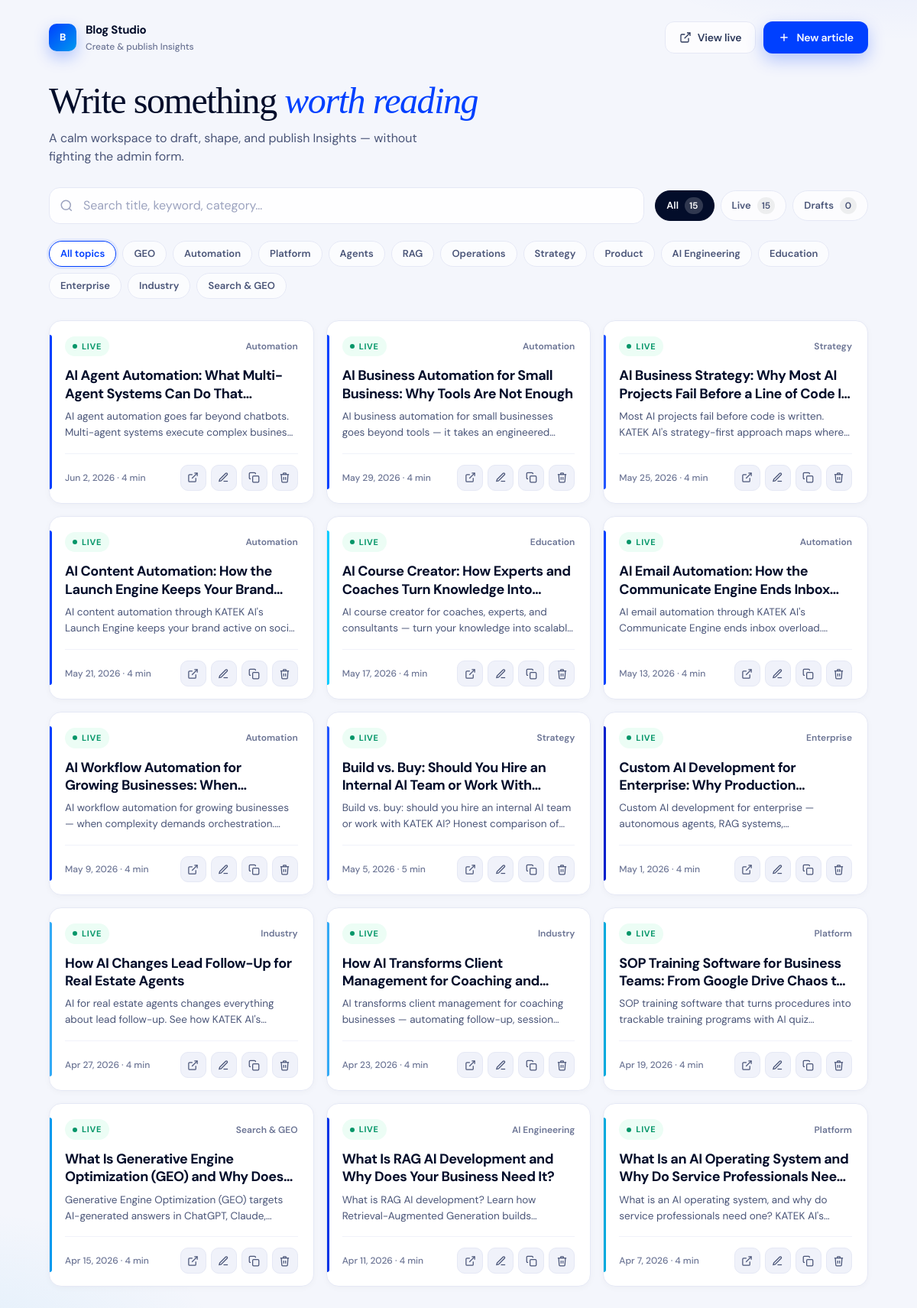
The app's page /studio/blog/ (signed in) with its own data.
### myApp/models.py (models this page shows, shortened)
class BlogPost(models.Model):
    id = models.UUIDField(primary_key=True, default=uuid.uuid4, editable=False)
    title = models.CharField(max_length=255)
    slug = models.SlugField(max_length=255, unique=True)
    category = models.CharField(max_length=80, blank=True)
    accent = models.CharField(max_length=20, default='#0040FF')  # hex accent for cards/hero
    keyword = models.CharField(max_length=255, blank=True)
    meta_title = models.CharField(max_length=255, blank=True)
    meta_description = models.TextField(blank=True)
    excerpt = models.TextField(blank=True)
    body_html = models.TextField(blank=True)
    read_minutes = models.IntegerField(default=5)
    author = models.CharField(max_length=120, default='KATEK AI')
    published_at = models.DateField()
    is_published = models.BooleanField(default=True)
    order = models.IntegerField(default=0)
    created_at = models.DateTimeField(auto_now_add=True)
    class Meta:
        ordering = ['order', '-published_at']

### myApp/views.py (the view, shortened to what this page needs)
# urls.py: path('studio/blog/', views.blog_studio_list, name='blog_studio_list'),
@staff_member_required(login_url=STUDIO_LOGIN)
def blog_studio_list(request):
    q = (request.GET.get('q') or '').strip()
    status = (request.GET.get('status') or 'all').strip()
    category = (request.GET.get('category') or '').strip()
    posts = BlogPost.objects.all()
    if status == 'published':
        posts = posts.filter(is_published=True)
    elif status == 'draft':
        posts = posts.filter(is_published=False)
    if category:
        posts = posts.filter(category=category)
    posts = posts.order_by('-published_at', 'order')
    all_posts = BlogPost.objects.all()
    return render(request, 'studio/blog_library.html', {
        'posts': posts,
        'q': q,
        'status': status,
        'active_category': category,
        'categories': _blog_studio_categories(),
        'counts': {
            'all': all_posts.count(),
            'published': all_posts.filter(is_published=True).count(),
            'draft': all_posts.filter(is_published=False).count(),
        },
    })

### myApp/views.py (called while the page is built)
def _blog_studio_categories():
    from_db = list(
        BlogPost.objects.exclude(category='')
        .values_list('category', flat=True)
        .distinct()
        .order_by('category')
    )
    seen = set()
    ordered = []
    for c in CATEGORY_PRESETS + from_db:
        if c and c not in seen:
            seen.add(c)
            ordered.append(c)
    return ordered

### myApp/templates/studio/blog_library.html (shortened to what this page needs)
<!DOCTYPE html>
<html lang="en">
<head>
</head>
<body>
  <div class="shell">
    <header class="topbar">
      <div class="brand">
        <div class="brand-mark" aria-hidden="true">B</div>
        <div class="brand-text">
          <strong>Blog Studio</strong>
          <span>Create &amp; publish Insights</span>
        </div>
      </div>
      <div class="top-actions">
        <a class="btn btn-ghost" href="{% url 'blog_list' %}" target="_blank" rel="noopener">
          <svg viewBox="0 0 24 24" fill="none" stroke="currentColor" stroke-width="2"><path d="M18 13v6a2 2 0 0 1-2 2H5a2 2 0 0 1-2-2V8a2 2 0 0 1 2-2h6"/><polyline points="15 3 21 3 21 9"/><line x1="10" y1="14" x2="21" y2="3"/></svg>
          View live
        </a>
        <a class="btn btn-primary" href="{% url 'blog_studio_create' %}">
          <svg viewBox="0 0 24 24" fill="none" stroke="currentColor" stroke-width="2.2"><line x1="12" y1="5" x2="12" y2="19"/><line x1="5" y1="12" x2="19" y2="12"/></svg>
          New article
        </a>
      </div>
    </header>
    <section class="hero">
      <h1>Write something <em>worth reading</em></h1>
      <p>A calm workspace to draft, shape, and publish Insights — without fighting the admin form.</p>
    </section>
    <form class="controls" method="get" action="{% url 'blog_studio_list' %}" role="search">
      <div class="search">
        <svg viewBox="0 0 24 24" fill="none" stroke="currentColor" stroke-width="2" aria-hidden="true"><circle cx="11" cy="11" r="8"/><line x1="21" y1="21" x2="16.65" y2="16.65"/></svg>
        <input type="search" name="q" value="{{ q }}" placeholder="Search title, keyword, category…" aria-label="Search articles" autofocus>
      </div>
      <div class="stats" role="tablist" aria-label="Filter by status">
        <a class="stat {% if status == 'all' %}active{% endif %}" href="?status=all">All <span class="n">{{ counts.all }}</span></a>
        <a class="stat " href="?status=published">Live <span class="n">{{ counts.published }}</span></a>
        <a class="stat " href="?status=draft">Drafts <span class="n">{{ counts.draft }}</span></a>
      </div>
    </form>
    {% if categories %}
    <nav class="filters" aria-label="Categories">
      <a class="chip {% if not active_category %}active{% endif %}" href="?status={{ status }}{% if q %}&q={{ q|urlencode }}{% endif %}">All topics</a>
      {% for cat in categories %}
        <a class="chip {% if active_category == cat %}active{% endif %}" href="?status={{ status }}&category={{ cat|urlencode }}{% if q %}&q={{ q|urlencode }}{% endif %}">{{ cat }}</a>
      {% endfor %}
    </nav>
    {% endif %}
    <div class="grid">
      {% for post in posts %}
      <article class="card" style="animation-delay: {{ forloop.counter0|add:0 }}0ms">
        <span class="card-accent" style="background: {{ post.accent|default:'#0040FF' }}" aria-hidden="true"></span>
        <div class="card-top">
          {% if post.is_published %}
            <span class="badge badge-live"><span class="dot"></span> Live</span>
          {% else %}
            <span class="badge badge-draft"><span class="dot"></span> Draft</span>
          {% endif %}
          {% if post.category %}<span class="card-cat">{{ post.category }}</span>{% endif %}
        </div>
        <h2><a href="{% url 'blog_studio_edit' post.id %}">{{ post.title }}</a></h2>
        <p>{% if post.excerpt %}{{ post.excerpt }}{% else %}No excerpt yet — open to keep writing.{% endif %}</p>
        <div class="card-meta">
          <span>{{ post.published_at|date:"M j, Y" }} · {{ post.read_minutes }} min</span>
          <div class="card-actions">
            {% if post.is_published %}
            <a class="icon-btn" href="{% url 'blog_detail' post.slug %}" target="_blank" rel="noopener" title="View live" aria-label="View live">
              <svg viewBox="0 0 24 24" fill="none" stroke="currentColor" stroke-width="2"><path d="M18 13v6a2 2 0 0 1-2 2H5a2 2 0 0 1-2-2V8a2 2 0 0 1 2-2h6"/><polyline points="15 3 21 3 21 9"/><line x1="10" y1="14" x2="21" y2="3"/></svg>
            </a>
            {% endif %}
            <a class="icon-btn" href="{% url 'blog_studio_edit' post.id %}" title="Edit" aria-label="Edit">
              <svg viewBox="0 0 24 24" fill="none" stroke="currentColor" stroke-width="2"><path d="M12 20h9"/><path d="M16.5 3.5a2.121 2.121 0 0 1 3 3L7 19l-4 1 1-4L16.5 3.5z"/></svg>
            </a>
            <form method="post" action="{% url 'blog_studio_duplicate' post.id %}" style="display:inline">
              <button type="submit" class="icon-btn" title="Duplicate" aria-label="Duplicate">
                <svg viewBox="0 0 24 24" fill="none" stroke="currentColor" stroke-width="2"><rect x="9" y="9" width="13" height="13" rx="2"/><path d="M5 15H4a2 2 0 0 1-2-2V4a2 2 0 0 1 2-2h9a2 2 0 0 1 2 2v1"/></svg>
              </button>
            </form>
            <form method="post" action="{% url 'blog_studio_delete' post.id %}" style="display:inline" onsubmit="return confirm('Delete “{{ post.title|escapejs }}”? This cannot be undone.');">
              <button type="submit" class="icon-btn danger" title="Delete" aria-label="Delete">
                <svg viewBox="0 0 24 24" fill="none" stroke="currentColor" stroke-width="2"><polyline points="3 6 5 6 21 6"/><path d="M19 6l-1 14a2 2 0 0 1-2 2H8a2 2 0 0 1-2-2L5 6"/><path d="M10 11v6"/><path d="M14 11v6"/><path d="M9 6V4a1 1 0 0 1 1-1h4a1 1 0 0 1 1 1v2"/></svg>
              </button>
            </form>
          </div>
        </div>
      </article>
      {% endfor %}
    </div>
  </div>
</body>
</html>

### records on screen
BlogPost: is_published True (drawn), category "Automation", title "AI Agent Automation: What Multi-Agent Systems Can Do…", excerpt "AI agent automation goes far beyond chatbots. Multi-agent systems execute complex…", published_at "Jun 2, 2026", read_minutes "4"
BlogPost: is_published True (drawn), category "Automation", title "AI Business Automation for Small Business: Why Tools Are Not Enough", excerpt "AI business automation for small businesses goes beyond tools — it takes an…", published_at "May 29, 2026", read_minutes "4"
BlogPost: is_published True (drawn), category "Strategy", title "AI Business Strategy: Why Most AI Projects Fail Before a Line of Code…", excerpt "Most AI projects fail before code is written. KATEK AI's strategy-first approach maps…", published_at "May 25, 2026", read_minutes "4"
BlogPost: is_published True (drawn), category "Automation", title "AI Content Automation: How the Launch Engine Keeps Your…", excerpt "AI content automation through KATEK AI's Launch Engine keeps your brand active on…", published_at "May 21, 2026", read_minutes "4"
BlogPost: is_published True (drawn), category "Education", title "AI Course Creator: How Experts and Coaches Turn Knowledge…", excerpt "AI course creator for coaches, experts, and consultants — turn your knowledge into…", published_at "May 17, 2026", read_minutes "4"
BlogPost: is_published True (drawn), category "Automation", title "AI Email Automation: How the Communicate Engine Ends…", excerpt "AI email automation through KATEK AI's Communicate Engine ends inbox…", published_at "May 13, 2026", read_minutes "4"
BlogPost: is_published True (drawn), category "Automation", title "AI Workflow Automation for Growing Businesses:…", excerpt "AI workflow automation for growing businesses — when complexity demands…", published_at "May 9, 2026", read_minutes "4"
BlogPost: is_published True (drawn), category "Strategy", title "Build vs. Buy: Should You Hire an Internal AI Team or Work…", excerpt "Build vs. buy: should you hire an internal AI team or work with KATEK AI? Honest comparison…", published_at "May 5, 2026", read_minutes "5"
BlogPost: is_published True (drawn), category "Enterprise", title "Custom AI Development for Enterprise: Why…", excerpt "Custom AI development for enterprise — autonomous agents, RAG…", published_at "May 1, 2026", read_minutes "4"
BlogPost: is_published True (drawn), category "Industry", title "How AI Changes Lead Follow-Up for Real Estate Agents", excerpt "AI for real estate agents changes everything about lead follow-up. See how KATEK…", published_at "Apr 27, 2026", read_minutes "4"
BlogPost: is_published True (drawn), category "Industry", title "How AI Transforms Client Management for Coaching…", excerpt "AI transforms client management for coaching businesses — automating follow-up,…", published_at "Apr 23, 2026", read_minutes "4"
BlogPost: is_published True (drawn), category "Platform", title "SOP Training Software for Business Teams: From Google Drive Chaos…", excerpt "SOP training software that turns procedures into trackable training programs with AI…", published_at "Apr 19, 2026", read_minutes "4"
BlogPost: is_published True (drawn), category "Search & GEO", title "What Is Generative Engine Optimization (GEO) and Why…", excerpt "Generative Engine Optimization (GEO) targets AI-generated answers in ChatGPT,…", published_at "Apr 15, 2026", read_minutes "4"
BlogPost: is_published True (drawn), category "AI Engineering", title "What Is RAG AI Development and Why Does Your Business Need It?", excerpt "What is RAG AI development? Learn how Retrieval-Augmented Generation…", published_at "Apr 11, 2026", read_minutes "4"
BlogPost: is_published True (drawn), category "Platform", title "What Is an AI Operating System and Why Do Service Professionals…", excerpt "What is an AI operating system, and why do service professionals need one? KATEK…", published_at "Apr 7, 2026", read_minutes "4"

### other values on screen
{{ counts.all }} "15"
{{ counts.published }} "15"
{{ counts.draft }} "0"
{{ cat }} "GEO" "Automation" "Platform" "Agents" "RAG" "Operations" "Strategy" "Product" "AI Engineering" "Education" "Enterprise" "Industry" "Search & GEO"
